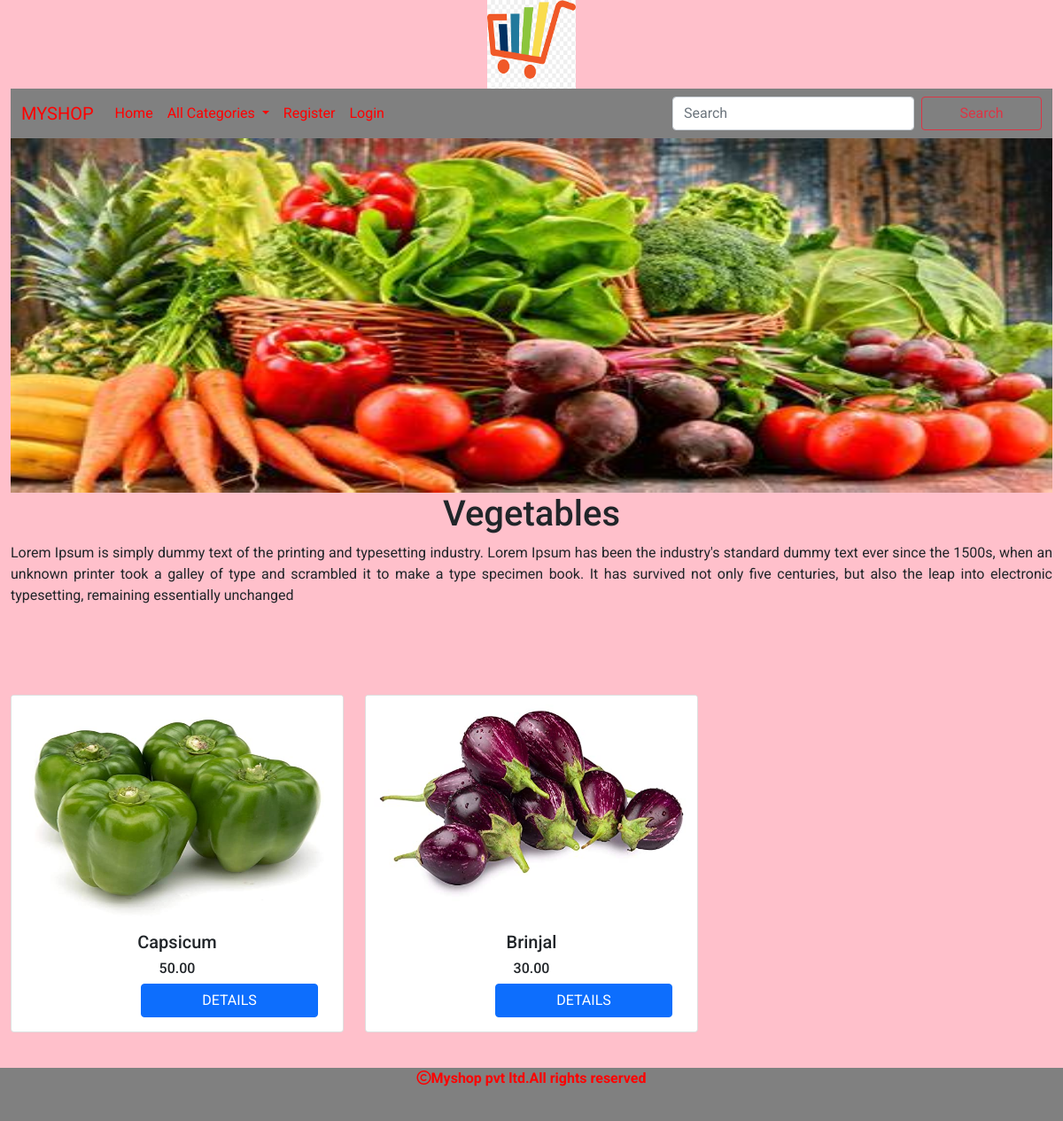
The page /allproducts/Vegetables on the database its author committed.
### shop/models.py (models this page shows, shortened)
class Category(models.Model):
    name=models.CharField(max_length=250,unique=True)
    slug=models.SlugField(max_length=250,unique=True)
    description=models.TextField(blank=True)
    image=models.ImageField(upload_to='shop/category',null=True,blank=True)

class Product(models.Model):
    name=models.CharField(max_length=200,unique=True)
    slug=models.SlugField(max_length=250,unique=True)
    description=models.TextField(blank=True)
    price=models.DecimalField(max_digits=10,decimal_places=2)
    category=models.ForeignKey(Category,on_delete=models.CASCADE)
    image=models.ImageField(upload_to='img/products',null=True,blank=True)
    stock=models.IntegerField()
    available=models.BooleanField(default=True)
    created=models.DateTimeField(auto_now_add=True)
    updated=models.DateTimeField(auto_now=True)

### shop/views.py (the view)
# urls.py: path('allproducts/<slug:p>',views.allproducts,name="allproducts"),
def allproducts(request,p):
    c=Category.objects.get(slug=p)
    product=Product.objects.filter(category__slug=p)
    return render(request,'products.html',{'product':product,'c':c})

### cart/context_processors.py (called while the page is built, shortened)
def counter(request):
    item_count=0
    return {'item_count':item_count}

### shop/context_processors.py (called while the page is built)
def menu_links(request):
    links=Category.objects.all()
    return {'links':links}

### templates/products.html
{% extends 'base.html' %}
{% load static %}
{% block content %}
<div class="container-fluid">
    <img src="{{c.image.url}}" height="400px" width="100%">
</div>
<div class="container-fluid" style="margin-bottom:100px;">
    <h1 class="text-center">{{c.name}}</h1>
    <p style="text-align:justify;">{{c.description}}</p>
</div>
<div class="container-fluid" style="margin-bottom:100px;">
    <div class="row">
        {% for i in product %}
        <div class="col-sm-4">
            <div class="card" style="">
                <img src="{{i.image.url}}" height="250px" width="100%" class="card-img-top" alt="...">
                <div class="card-body">
                    <h5 class="card-title text-center">{{i.name}}</h5>
                    <h6 class="card-title text-center">{{i.price}}</h6>
                    <a href="{% url 'shop:prodetail' i.slug %}" class="btn btn-primary" style="position:relative;left:38%;">DETAILS</a>
                </div>
            </div>
        </div>
        {% endfor %}
    </div>
</div>
{% endblock %}

### templates/base.html (shortened to what this page needs)
<!DOCTYPE html>
{% load static %}
<html lang="en">
<head>
    <link href="https://cdn.jsdelivr.net/npm/bootstrap@5.0.2/dist/css/bootstrap.min.css" rel="stylesheet">
    <link rel="stylesheet" href="{% static 'css/custom.css' %}">
    <link rel="stylesheet" href="https://cdnjs.cloudflare.com/ajax/libs/font-awesome/6.4.0/css/all.min.css">
</head>
<body>
<div class="container-fluid">
    <header>
    <center><img src="{% static 'img/x.png' %}" height="100px" width="100px" alt="img"></center>
        <nav class="navbar navbar-expand-lg navbar-light bg-light">
            <div class="container-fluid">
                <a class="navbar-brand" href="#">MYSHOP</a>
                <div class="collapse navbar-collapse" id="navbarSupportedContent">
                    <ul class="navbar-nav me-auto mb-2 mb-lg-0">
                        <li class="nav-item">
                            <a class="nav-link" aria-current="page" href="{% url 'shop:allprodcat' %}">Home</a>
                        </li>
                        <li class="nav-item dropdown">
                            <a class="nav-link dropdown-toggle" href="#" id="navbarDropdown" role="button" data-bs-toggle="dropdown" aria-expanded="false">
                                All Categories
                            </a>
                        </li>
                        {% if user.is_authenticated %}
                        <li class="nav-item">
                            <a class="nav-link" aria-current="page" href="{% url 'cart:cartview' %}"><i style="font-size:20px;" class="fa-solid fa-cart-shopping"></i>{{item_count}}</a>
                        </li>
                        <li class="nav-item">
                            <a class="nav-link" aria-current="page" href="{% url 'cart:orderview' %}">Your Orders</a>
                        </li>
                        <li class="nav-item">
                            <a class="nav-link" aria-current="page" href="{% url 'shop:logout' %}">Logout</a>
                        </li>
                        {% else %}
                        <li class="nav-item">
                            <a class="nav-link" aria-current="page" href="{% url 'shop:register' %}">Register</a>
                        </li>
                        <li class="nav-item">
                            <a class="nav-link" aria-current="page" href="{% url 'shop:login' %}">Login</a>
                        </li>
                        {% endif %}
                    </ul>
                    <form method="POST" class="d-flex" action="{% url 'search:searchresult' %}">
                        <input class="form-control me-2" type="search" name="q" placeholder="Search" aria-label="Search">
                        <button class="btn btn-outline-danger" type="submit">Search</button>
                    </form>
                </div>
            </div>
        </nav>
    </header>
</div>
{% block content %}
{% endblock %}
<footer>
    <div style="background-color:gray;text-align:center;font-weight:bold;color:red;height:60px;width:100%;position:fixed;bottom:0;left:0;">
        <p><i class="fa-regular fa-copyright"></i>Myshop pvt ltd.All rights reserved</p>
    </div>
</footer>
</body>
</html>

### static/css/custom.css (style rules this page uses)
body { background-color:pink; font-family: 'Roboto', sans-serif; }
.navbar-light .navbar-brand ,.navbar-light .navbar-nav .nav-link { color: rgb(255,0,0); }
.bg-light { background-color: gray!important; }
.btn { width:200px; }

### rows shown on the page
Category: image (picture), name "Vegetables", description "Lorem Ipsum is simply dummy text of the printing and typesetting industry. Lorem Ipsum has been the industry's standard dummy text ever since the 1500s, when an unknown printer took a galley of type and scrambled it to make a type specimen book. It has survived not only five centuries, but also the leap into electronic typesetting, remaining essentially unchanged"
Product: image (picture), name "Capsicum", price "50.00"
Product: image (picture), name "Brinjal", price "30.00"
